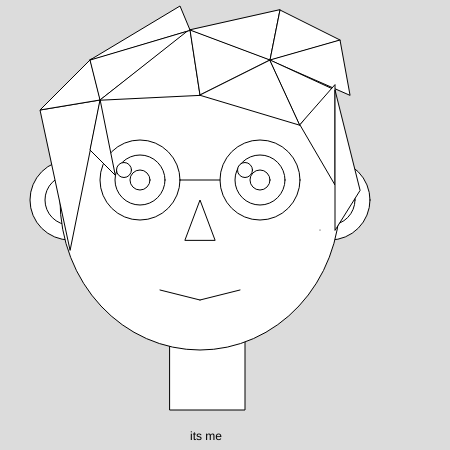
Frame 1 (no input)
Frame 60 (no input): identical to frame 1, image omitted
Frame 120 (the mouse pressed at the canvas centre since frame 60): identical to frame 1, image omitted

The p5.js sketch that drew this single still picture (run headless with seeded random() and noise() and a simulated clock; from frame 60 on, the mouse is pressed at the canvas centre):

// p5.js sketch
// ── sketch.js
var x = 50;
var y = 75;
var diamete = 30;

function setup()
{    
    createCanvas(450,450);
}
function draw()
{
    background(220);
    
    //ears
    circle(70,200,80);
    circle(70,200,50);
    circle(330,200,80);
    circle(330,200,50);

    //neck
    rect(170,290,75,120);

    //head 
    ellipse(200,200,280,300);

    //glasses
    circle(140,180,80);
    circle(260,180,80);
    line(180,180,220,180)

    //eyes
    circle(140,180,50);
    circle(140,180,20);
    circle(124,170,15);
    circle(260,180,50);
    circle (260,180,20);
    circle(245,170,15);

    //nose
    triangle(185,240,200,200,215,240);
    
    //mole
    point(320,230);

    //hair
    triangle(100,100,40,110,70,250);
    triangle(100,100,40,110,90,60);
    triangle(90,60,100,100,190,30);
    triangle(100,100,90,150,115,175);
    triangle(100,100,190,29,200,95);
    triangle(90,60,180,6,190,30);
    triangle(190,30,200,95,270,60);
    triangle(200,95,270,60,300,125);
    triangle(190,30,270,60,280,10);
    triangle(270,60,280,10,340,40);
    triangle(270,60,340,40,350,95);
    triangle(270,60,335,90,300,125);
    triangle(300,125,335,185,335,85);
    triangle(335,230,335,90,360,190);
    
    //mouth 
    line(240,290,200,300);
    line(160,290,200,300);
    text('its me',190,440);
}

// ── test code.html
<html>
  <head>
    <script src="p5.js"></script>
    <script src="ref.js"></script>
  </head>
  <body>
  </body>
</html>
